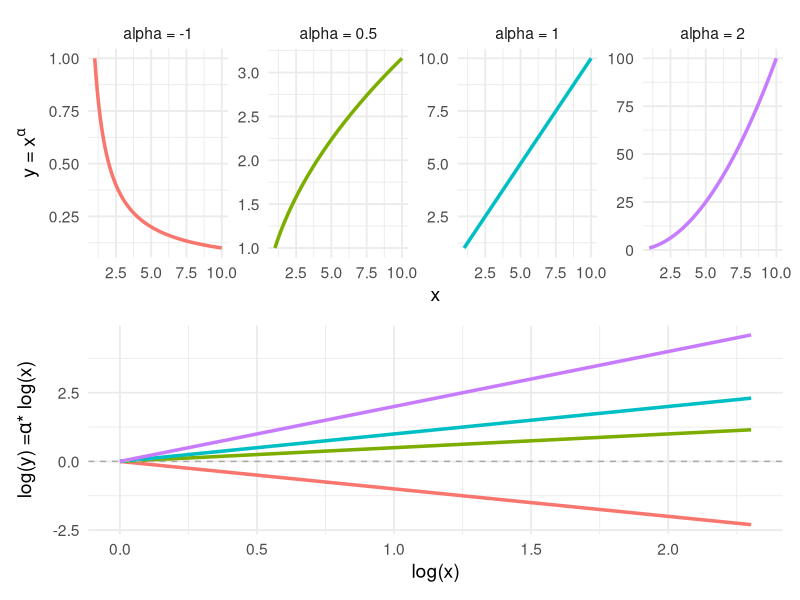

Here is the R script that generated this plot:
library(tidyverse)
library(patchwork)

# -------------------------------------------------------------------------
# codigo para graficar leyes de potencia

# Crear secuencia de valores
x_vals <- seq(1, 10, length.out = 100)

# Definir exponentes
b_values <- c(2, 1, 0.5, -1)

# generar la relacion alométrica
df <- expand.grid(x = x_vals, b = b_values) %>%
  mutate(y = x^b,
         b_label = paste("alpha =", b)) 

# -------------------------------------------------------------------------

# creamos la gráfica
orig_plot <- ggplot(df, aes(x = x, y = y)) +
  geom_line(linewidth = 1.2, aes(color = b_label)) +
  facet_wrap(~ b_label, scales = "free_y",nrow = 1) +
  labs(
    x = "x",
    y = expression(paste("y = ",x^{alpha}))
  ) +
  scale_color_discrete(guide = "none") +
  theme_minimal(base_size = 14)

log_plot <- ggplot(df, aes(x = log(x), y = log(y))) +
  geom_line(linewidth = 1.2, aes(color = b_label)) +
  geom_hline(yintercept = 0, linetype = "dashed", color = "darkgrey") +
  labs(
    x = "log(x)",
    y = expression(paste("log(y) =",alpha,"* log(x)"))
  ) +
  scale_color_discrete(guide = "none") +
  theme_minimal(base_size = 14)

# -------------------------------------------------------------------------

orig_plot/log_plot
